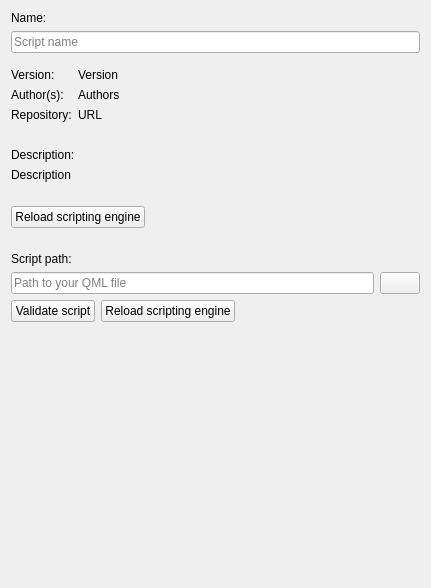
                        <widget class="QWidget" name="scrollAreaWidgetContents">
                         <property name="geometry">
                          <rect>
                           <x>0</x>
                           <y>0</y>
                           <width>431</width>
                           <height>588</height>
                          </rect>
                         </property>
                         <layout class="QGridLayout" name="gridLayout_55">
                          <item row="6" column="0">
                           <spacer name="verticalSpacer">
                            <property name="orientation">
                             <enum>Qt::Vertical</enum>
                            </property>
                            <property name="sizeHint" stdset="0">
                             <size>
                              <width>20</width>
                              <height>0</height>
                             </size>
                            </property>
                           </spacer>
                          </item>
                          <item row="2" column="0">
                           <widget class="QFrame" name="scriptRepositoryItemFrame">
                            <property name="frameShape">
                             <enum>QFrame::Shape::NoFrame</enum>
                            </property>
                            <layout class="QGridLayout" name="gridLayout_52">
                             <property name="leftMargin">
                              <number>0</number>
                             </property>
                             <property name="rightMargin">
                              <number>0</number>
                             </property>
                             <item row="4" column="0" colspan="2">
                              <widget class="QLabel" name="label_26">
                               <property name="text">
                                <string>Description:</string>
                               </property>
                              </widget>
                             </item>
                             <item row="1" column="1">
                              <widget class="Label" name="scriptAuthorsLabel">
                               <property name="text">
                                <string notr="true">Authors</string>
                               </property>
                               <property name="wordWrap">
                                <bool>true</bool>
                               </property>
                               <property name="openExternalLinks">
                                <bool>true</bool>
                               </property>
                              </widget>
                             </item>
                             <item row="1" column="0">
                              <widget class="QLabel" name="textLabel_2">
                               <property name="text">
                                <string>Author(s):</string>
                               </property>
                               <property name="wordWrap">
                                <bool>true</bool>
                               </property>
                              </widget>
                             </item>
                             <item row="3" column="1">
                              <spacer name="horizontalSpacer_7">
                               <property name="orientation">
                                <enum>Qt::Orientation::Horizontal</enum>
                               </property>
                               <property name="sizeHint" stdset="0">
                                <size>
                                 <width>40</width>
                                 <height>20</height>
                                </size>
                               </property>
                              </spacer>
                             </item>
                             <item row="2" column="0">
                              <widget class="QLabel" name="textLabel2">
                               <property name="text">
                                <string>Repository:</string>
                               </property>
                               <property name="wordWrap">
                                <bool>true</bool>
                               </property>
                              </widget>
                             </item>
                             <item row="0" column="1">
                              <widget class="QLabel" name="scriptVersionLabel">
                               <property name="text">
                                <string notr="true">Version</string>
                               </property>
                               <property name="textFormat">
                                <enum>Qt::TextFormat::PlainText</enum>
                               </property>
                               <property name="textInteractionFlags">
                                <set>Qt::TextInteractionFlag::LinksAccessibleByMouse|Qt::TextInteractionFlag::TextSelectableByMouse</set>
                               </property>
                              </widget>
                             </item>
                             <item row="5" column="0" colspan="2">
                              <widget class="Label" name="scriptDescriptionLabel">
                               <property name="text">
                                <string notr="true">Description</string>
                               </property>
                               <property name="wordWrap">
                                <bool>true</bool>
                               </property>
                               <property name="openExternalLinks">
                                <bool>true</bool>
                               </property>
                               <property name="textInteractionFlags">
                                <set>Qt::TextInteractionFlag::LinksAccessibleByMouse|Qt::TextInteractionFlag::TextSelectableByMouse</set>
                               </property>
                              </widget>
                             </item>
                             <item row="0" column="0">
                              <widget class="QLabel" name="textLabel">
                               <property name="text">
                                <string>Version:</string>
                               </property>
                               <property name="wordWrap">
                                <bool>true</bool>
                               </property>
                              </widget>
                             </item>
                             <item row="2" column="1">
                              <widget class="Label" name="scriptRepositoryLinkLabel">
                               <property name="toolTip">
                                <string notr="true"/>
                               </property>
                               <property name="text">
                                <string notr="true">URL</string>
                               </property>
                               <property name="wordWrap">
                                <bool>true</bool>
                               </property>
                               <property name="openExternalLinks">
                                <bool>true</bool>
                               </property>
                              </widget>
                             </item>
                            </layout>
                           </widget>
                          </item>
                          <item row="5" column="0">
                           <widget class="QFrame" name="scriptSettingsFrame">
                            <property name="frameShape">
                             <enum>QFrame::Shape::NoFrame</enum>
                            </property>
                            <layout class="QGridLayout" name="gridLayout_54">
                             <property name="leftMargin">
                              <number>0</number>
                             </property>
                             <property name="topMargin">
                              <number>16</number>
                             </property>
                             <property name="rightMargin">
                              <number>0</number>
                             </property>
                             <property name="bottomMargin">
                              <number>16</number>
                             </property>
                            </layout>
                           </widget>
                          </item>
                          <item row="0" column="0">
                           <widget class="QLabel" name="scriptNameLineEditLabel">
                            <property name="text">
                             <string>Name:</string>
                            </property>
                           </widget>
                          </item>
                          <item row="1" column="0">
                           <widget class="QLineEdit" name="scriptNameLineEdit">
                            <property name="placeholderText">
                             <string>Script name</string>
                            </property>
                            <property name="clearButtonEnabled">
                             <bool>true</bool>
                            </property>
                           </widget>
                          </item>
                          <item row="4" column="0">
                           <widget class="QFrame" name="localScriptItemFrame">
                            <property name="frameShadow">
                             <enum>QFrame::Shadow::Raised</enum>
                            </property>
                            <layout class="QGridLayout" name="gridLayout_53">
                             <property name="leftMargin">
                              <number>0</number>
                             </property>
                             <property name="rightMargin">
                              <number>0</number>
                             </property>
                             <item row="6" column="0" colspan="4">
                              <widget class="Label" name="scriptValidationLabel">
                               <property name="text">
                                <string/>
                               </property>
                               <property name="wordWrap">
                                <bool>true</bool>
                               </property>
                               <property name="textInteractionFlags">
                                <set>Qt::TextInteractionFlag::LinksAccessibleByMouse|Qt::TextInteractionFlag::TextSelectableByMouse</set>
                               </property>
                              </widget>
                             </item>
                             <item row="0" column="0" colspan="4">
                              <widget class="QLabel" name="label_18">
                               <property name="text">
                                <string>Script path:</string>
                               </property>
                              </widget>
                             </item>
                             <item row="4" column="0">
                              <widget class="QPushButton" name="scriptValidationButton">
                               <property name="text">
                                <string>Validate script</string>
                               </property>
                              </widget>
                             </item>
                             <item row="4" column="1">
                              <widget class="QPushButton" name="scriptReloadEngineButton">
                               <property name="toolTip">
                                <string>You need to reload the scripting engine if you modify a script file</string>
                               </property>
                               <property name="text">
                                <string>Reload scripting engine</string>
                               </property>
                              </widget>
                             </item>
                             <item row="2" column="3">
                              <widget class="QPushButton" name="scriptPathButton">
                               <property name="toolTip">
                                <string>Click here to select your QML script</string>
                               </property>
                               <property name="text">
                                <string/>
                               </property>
                               <property name="icon">
                                <iconset theme="document-open" resource="../breeze-qownnotes.qrc">
                                 <normaloff>:/icons/breeze-qownnotes/16x16/document-open.svg</normaloff>:/icons/breeze-qownnotes/16x16/document-open.svg</iconset>
                               </property>
                              </widget>
                             </item>
                             <item row="7" column="0" colspan="4">
                              <widget class="Label" name="scriptInfoLabel">
                               <property name="wordWrap">
                                <bool>true</bool>
                               </property>
                               <property name="openExternalLinks">
                                <bool>true</bool>
                               </property>
                              </widget>
                             </item>
                             <item row="2" column="0" colspan="3">
                              <widget class="QLineEdit" name="scriptPathLineEdit">
                               <property name="readOnly">
                                <bool>true</bool>
                               </property>
                               <property name="placeholderText">
                                <string>Path to your QML file</string>
                               </property>
                              </widget>
                             </item>
                             <item row="4" column="2">
                              <spacer name="horizontalSpacer_5">
                               <property name="orientation">
                                <enum>Qt::Orientation::Horizontal</enum>
                               </property>
                               <property name="sizeHint" stdset="0">
                                <size>
                                 <width>40</width>
                                 <height>20</height>
                                </size>
                               </property>
                              </spacer>
                             </item>
                            </layout>
                           </widget>
                          </item>
                          <item row="3" column="0">
                           <widget class="QFrame" name="repositoryScriptItemFrame">
                            <property name="frameShape">
                             <enum>QFrame::Shape::NoFrame</enum>
                            </property>
                            <property name="frameShadow">
                             <enum>QFrame::Shadow::Raised</enum>
                            </property>
                            <layout class="QGridLayout" name="gridLayout_81">
                             <property name="leftMargin">
                              <number>0</number>
                             </property>
                             <property name="rightMargin">
                              <number>0</number>
                             </property>
                             <item row="0" column="0">
                              <widget class="QPushButton" name="scriptReloadEngineButton2">
                               <property name="toolTip">
                                <string>You need to reload the scripting engine if you modify a script file</string>
                               </property>
                               <property name="text">
                                <string>Reload scripting engine</string>
                               </property>
                              </widget>
                             </item>
                             <item row="0" column="1">
                              <spacer name="horizontalSpacer_18">
                               <property name="orientation">
                                <enum>Qt::Orientation::Horizontal</enum>
                               </property>
                               <property name="sizeHint" stdset="0">
                                <size>
                                 <width>40</width>
                                 <height>20</height>
                                </size>
                               </property>
                              </spacer>
                             </item>
                              </layout>
                             </widget>
                            </item>
                           </layout>
                          </widget>
